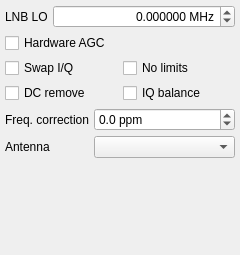
<?xml version="1.0" encoding="UTF-8"?>
<ui version="4.0">
 <class>DockInputCtl</class>
 <widget class="QDockWidget" name="DockInputCtl">
  <property name="geometry">
   <rect>
    <x>0</x>
    <y>0</y>
    <width>240</width>
    <height>255</height>
   </rect>
  </property>
  <property name="minimumSize">
   <size>
    <width>240</width>
    <height>255</height>
   </size>
  </property>
  <property name="windowIcon">
   <iconset resource="../../resources/icons.qrc">
    <normaloff>:/icons/icons/flash.svg</normaloff>:/icons/icons/flash.svg</iconset>
  </property>
  <property name="floating">
   <bool>false</bool>
  </property>
  <property name="allowedAreas">
   <set>Qt::LeftDockWidgetArea|Qt::RightDockWidgetArea</set>
  </property>
  <property name="windowTitle">
   <string>Input controls</string>
  </property>
  <widget class="QWidget" name="dockWidgetContents">
   <layout class="QVBoxLayout" name="verticalLayout">
    <property name="spacing">
     <number>5</number>
    </property>
    <property name="leftMargin">
     <number>5</number>
    </property>
    <property name="topMargin">
     <number>5</number>
    </property>
    <property name="rightMargin">
     <number>5</number>
    </property>
    <property name="bottomMargin">
     <number>5</number>
    </property>
    <item>
     <layout class="QHBoxLayout" name="horizontalLayout">
      <item>
       <widget class="QLabel" name="lnbLabel">
        <property name="text">
         <string>LNB LO</string>
        </property>
        <property name="indent">
         <number>-1</number>
        </property>
       </widget>
      </item>
      <item>
       <widget class="QDoubleSpinBox" name="lnbSpinBox">
        <property name="sizePolicy">
         <sizepolicy hsizetype="MinimumExpanding" vsizetype="Fixed">
          <horstretch>0</horstretch>
          <verstretch>0</verstretch>
         </sizepolicy>
        </property>
        <property name="toolTip">
         <string>Local oscillator of up or down converter</string>
        </property>
        <property name="statusTip">
         <string/>
        </property>
        <property name="alignment">
         <set>Qt::AlignRight|Qt::AlignTrailing|Qt::AlignVCenter</set>
        </property>
        <property name="suffix">
         <string> MHz</string>
        </property>
        <property name="decimals">
         <number>6</number>
        </property>
        <property name="minimum">
         <double>-500000.000000000000000</double>
        </property>
        <property name="maximum">
         <double>500000.000000000000000</double>
        </property>
       </widget>
      </item>
     </layout>
    </item>
    <item>
     <layout class="QHBoxLayout" name="horizontalLayout_2">
      <item>
       <widget class="QCheckBox" name="agcButton">
        <property name="toolTip">
         <string>&lt;html&gt;&lt;head/&gt;&lt;body&gt;&lt;p&gt;Toggle hardware-based automatic gain control.&lt;/p&gt;&lt;p&gt;This feature requires hardware that supports it. It is known to work with RTL-SDR devices.&lt;/p&gt;&lt;/body&gt;&lt;/html&gt;</string>
        </property>
        <property name="text">
         <string>Hardware AGC</string>
        </property>
       </widget>
      </item>
     </layout>
    </item>
    <item>
     <layout class="QGridLayout" name="gridLayout">
      <item row="0" column="0">
       <widget class="QCheckBox" name="iqSwapButton">
        <property name="toolTip">
         <string>&lt;html&gt;&lt;head/&gt;&lt;body&gt;&lt;p&gt;Swap the the I/Q channels. This can be useful with audio-based input or when dealing with inverted IF.&lt;/p&gt;&lt;/body&gt;&lt;/html&gt;</string>
        </property>
        <property name="text">
         <string>Swap I/Q</string>
        </property>
        <property name="tristate">
         <bool>false</bool>
        </property>
       </widget>
      </item>
      <item row="0" column="1">
       <widget class="QCheckBox" name="ignoreButton">
        <property name="toolTip">
         <string>&lt;html&gt;&lt;head/&gt;&lt;body&gt;&lt;p&gt;Ignore hardware limits such as frequency range. This allows experimenting with out-of-spec settings.&lt;/p&gt;&lt;/body&gt;&lt;/html&gt;</string>
        </property>
        <property name="text">
         <string>No limits</string>
        </property>
       </widget>
      </item>
      <item row="1" column="0">
       <widget class="QCheckBox" name="dcCancelButton">
        <property name="toolTip">
         <string>Enable automatic DC removal</string>
        </property>
        <property name="text">
         <string>DC remove</string>
        </property>
       </widget>
      </item>
      <item row="1" column="1">
       <widget class="QCheckBox" name="iqBalanceButton">
        <property name="toolTip">
         <string>Enable automatic I/Q balance (requires gr-iqbal component)</string>
        </property>
        <property name="text">
         <string>IQ balance</string>
        </property>
       </widget>
      </item>
     </layout>
    </item>
    <item>
     <layout class="QFormLayout" name="formLayout">
      <item row="0" column="0">
       <widget class="QLabel" name="freqCorrLabel">
        <property name="text">
         <string>Freq. correction</string>
        </property>
        <property name="alignment">
         <set>Qt::AlignRight|Qt::AlignTrailing|Qt::AlignVCenter</set>
        </property>
       </widget>
      </item>
      <item row="0" column="1">
       <widget class="QDoubleSpinBox" name="freqCorrSpinBox">
        <property name="sizePolicy">
         <sizepolicy hsizetype="MinimumExpanding" vsizetype="Minimum">
          <horstretch>0</horstretch>
          <verstretch>0</verstretch>
         </sizepolicy>
        </property>
        <property name="suffix">
         <string> ppm</string>
        </property>
        <property name="decimals">
         <number>1</number>
        </property>
        <property name="minimum">
         <double>-500.000000000000000</double>
        </property>
        <property name="maximum">
         <double>500.000000000000000</double>
        </property>
        <property name="value">
         <double>0.000000000000000</double>
        </property>
       </widget>
      </item>
      <item row="1" column="0">
       <widget class="QLabel" name="antSelectorLabel">
        <property name="toolTip">
         <string>Select active antenna connector</string>
        </property>
        <property name="text">
         <string>Antenna</string>
        </property>
       </widget>
      </item>
      <item row="1" column="1">
       <widget class="QComboBox" name="antSelector">
        <property name="sizePolicy">
         <sizepolicy hsizetype="MinimumExpanding" vsizetype="Minimum">
          <horstretch>0</horstretch>
          <verstretch>0</verstretch>
         </sizepolicy>
        </property>
        <property name="toolTip">
         <string>Select active antenna connector</string>
        </property>
       </widget>
      </item>
     </layout>
    </item>
    <item>
     <spacer name="verticalSpacer">
      <property name="orientation">
       <enum>Qt::Vertical</enum>
      </property>
      <property name="sizeHint" stdset="0">
       <size>
        <width>20</width>
        <height>40</height>
       </size>
      </property>
     </spacer>
    </item>
   </layout>
  </widget>
 </widget>
 <resources>
  <include location="../../resources/icons.qrc"/>
 </resources>
 <connections/>
</ui>
